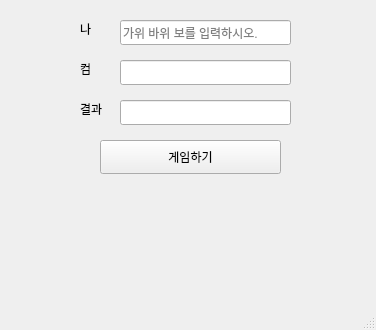
<?xml version="1.0" encoding="UTF-8"?>
<ui version="4.0">
 <class>MainWindow</class>
 <widget class="QMainWindow" name="MainWindow">
  <property name="geometry">
   <rect>
    <x>0</x>
    <y>0</y>
    <width>376</width>
    <height>330</height>
   </rect>
  </property>
  <property name="windowTitle">
   <string>MainWindow</string>
  </property>
  <widget class="QWidget" name="centralwidget">
   <widget class="QLabel" name="lbl">
    <property name="geometry">
     <rect>
      <x>80</x>
      <y>20</y>
      <width>21</width>
      <height>18</height>
     </rect>
    </property>
    <property name="text">
     <string>나</string>
    </property>
   </widget>
   <widget class="QLineEdit" name="le1">
    <property name="geometry">
     <rect>
      <x>120</x>
      <y>20</y>
      <width>171</width>
      <height>25</height>
     </rect>
    </property>
    <property name="inputMask">
     <string/>
    </property>
    <property name="placeholderText">
     <string>가위 바위 보를 입력하시오.</string>
    </property>
   </widget>
   <widget class="QPushButton" name="pb">
    <property name="geometry">
     <rect>
      <x>100</x>
      <y>140</y>
      <width>181</width>
      <height>34</height>
     </rect>
    </property>
    <property name="text">
     <string>게임하기</string>
    </property>
   </widget>
   <widget class="QLabel" name="lbl_2">
    <property name="geometry">
     <rect>
      <x>80</x>
      <y>60</y>
      <width>21</width>
      <height>18</height>
     </rect>
    </property>
    <property name="text">
     <string>컴</string>
    </property>
   </widget>
   <widget class="QLineEdit" name="le2">
    <property name="geometry">
     <rect>
      <x>120</x>
      <y>60</y>
      <width>171</width>
      <height>25</height>
     </rect>
    </property>
   </widget>
   <widget class="QLineEdit" name="le3">
    <property name="geometry">
     <rect>
      <x>120</x>
      <y>100</y>
      <width>171</width>
      <height>25</height>
     </rect>
    </property>
   </widget>
   <widget class="QLabel" name="lbl_3">
    <property name="geometry">
     <rect>
      <x>80</x>
      <y>100</y>
      <width>31</width>
      <height>18</height>
     </rect>
    </property>
    <property name="text">
     <string>결과</string>
    </property>
   </widget>
  </widget>
  <widget class="QMenuBar" name="menubar">
   <property name="geometry">
    <rect>
     <x>0</x>
     <y>0</y>
     <width>376</width>
     <height>21</height>
    </rect>
   </property>
  </widget>
  <widget class="QStatusBar" name="statusbar"/>
 </widget>
 <resources/>
 <connections/>
</ui>
